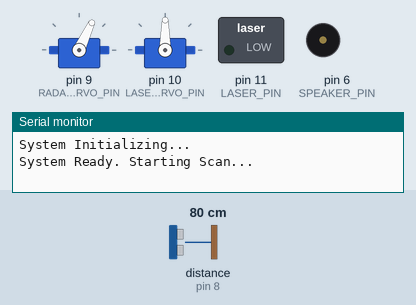
A sketch run on a simulated Arduino Uno, built with avr-gcc and run on an emulated ATmega328P. Parts: 2 × servo, switched loads named in the sketch (green lamp = pin HIGH), buzzer (waves = sounding), the last lines printed to the serial monitor. Wiring (inferred from the names in the program): ultrasonic range finder: trigger pin 7; echo pin 8. The inputs (shaded band) are chosen by the test bench; at power-on: distance to the obstacle (sensor on pin 8) 80 cm. The echo pulse lasts 58.3 µs per cm; pins used as bus, display or sensor lines are not drawn.

Above: at 2.2 s.
2.3 s: distance to the obstacle (sensor on pin 8) set to 73 cm
At 3.13 s:
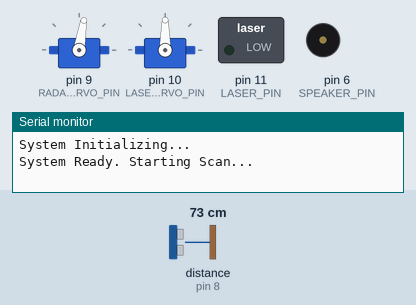
5.3 s: distance to the obstacle (sensor on pin 8) set to 66 cm
At 6.4 s:
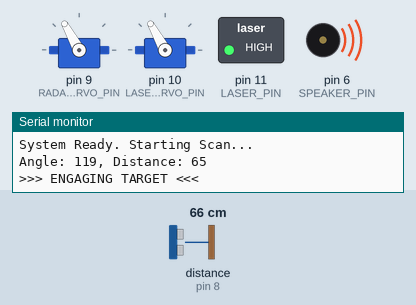
At 7.4 s:
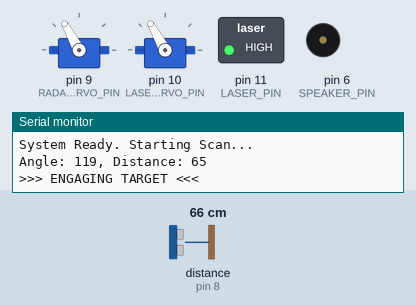
Timing chart, 0 to 17.3 s (numbered marks = the images above; inputs shaded):
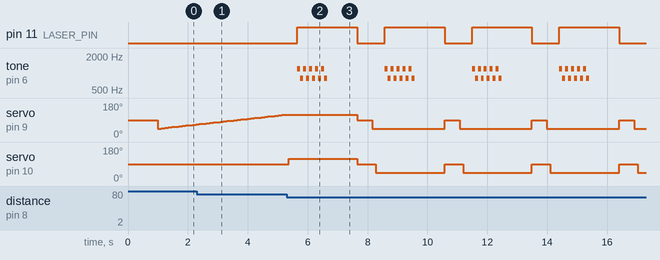

Measured:
- the behaviour switches between 71 and 70 cm on distance to the obstacle (sensor on pin 8) (found by bisection; images 1 and 2)
- after the input at 5.3 s, pin 11 (LASER_PIN): alternates HIGH for 2.0 s and LOW for 0.91 s, starting after 0.36 s; tone on pin 6 (SPEAKER_PIN): silent → 1200 Hz after 0.36 s, then repeats every 2.9 s: 4 × (800 Hz 0.10 s, 1200 Hz 0.10 s), 800 Hz 0.10 s, silent 1.9 s, 1200 Hz 0.10 s
- by itself, servo on pin 9 (RADAR_SERVO_PIN): alternates 90° for 0.50 s and 45° for 2.4 s

The sketch:

arduinoCode.ino
```cpp
#include <Servo.h>

const int RADAR_SERVO_PIN = 9;
const int LASER_SERVO_PIN = 10;
const int LASER_PIN = 11;
const int SPEAKER_PIN = 6;
const int TRIG_PIN = 7;
const int ECHO_PIN = 8;

const int DETECTION_THRESHOLD = 70;
const int SWEEP_DELAY = 70;  // Increased for better readings
const int TARGET_LOCK_DELAY = 1000;
const int CONFIRMATION_READINGS = 3;  // Number of readings to confirm target

Servo radarServo;
Servo laserServo;

void setup() {
  Serial.begin(9600);
  Serial.println("System Initializing...");

  radarServo.attach(RADAR_SERVO_PIN);
  laserServo.attach(LASER_SERVO_PIN);

  pinMode(LASER_PIN, OUTPUT);
  pinMode(TRIG_PIN, OUTPUT);
  pinMode(ECHO_PIN, INPUT);
  pinMode(SPEAKER_PIN, OUTPUT);

  digitalWrite(LASER_PIN, LOW);
  radarServo.write(90);
  laserServo.write(90);
  delay(1000);

  Serial.println("System Ready. Starting Scan...");
}

void loop() {
  scanForTargets();
}

void scanForTargets() {
  // Forward sweep
  for (int angle = 45; angle <= 135; angle += 2) {
    radarServo.write(angle);
    delay(SWEEP_DELAY);

    if (confirmTarget(angle)) {
      targetEngaged(angle);
      return;  // Exit completely and restart scan
    }
  }

  // Backward sweep
  for (int angle = 135; angle >= 45; angle -= 2) {
    radarServo.write(angle);
    delay(SWEEP_DELAY);

    if (confirmTarget(angle)) {
      targetEngaged(angle);
      return;  // Exit completely and restart scan
    }
  }
}

bool confirmTarget(int angle) {
  int validReadings = 0;
  long totalDistance = 0;

  // Take multiple readings for confirmation
  for (int i = 0; i < CONFIRMATION_READINGS; i++) {
    long distance = getDistance();

    if (distance < DETECTION_THRESHOLD && distance > 5) {  // Minimum 5cm to avoid false readings
      validReadings++;
      totalDistance += distance;
    }
    delay(10);  // Small delay between readings
  }

  // Require at least 2 out of 3 readings to be valid
  if (validReadings >= 2) {
    long avgDistance = totalDistance / validReadings;
    Serial.print("Angle: ");
    Serial.print(angle);
    Serial.print(", Distance: ");
    Serial.println(avgDistance);
    return true;
  }

  return false;
}

long getDistance() {
  digitalWrite(TRIG_PIN, LOW);
  delayMicroseconds(2);
  digitalWrite(TRIG_PIN, HIGH);
  delayMicroseconds(10);
  digitalWrite(TRIG_PIN, LOW);

  long duration = pulseIn(ECHO_PIN, HIGH, 30000);  // 30ms timeout

  if (duration == 0) {
    return 999;  // Return large value if no echo
  }

  long distance = duration * 0.034 / 2;  // More accurate calculation
  return distance;
}

void targetEngaged(int targetAngle) {
  Serial.println(">>> ENGAGING TARGET <<<");

  // Point laser at target
  laserServo.write(targetAngle);
  delay(300);  // Allow servo to reach position

  // Activate laser and sound alarm
  digitalWrite(LASER_PIN, HIGH);
  soundSiren();

  // Keep target locked for specified time
  delay(TARGET_LOCK_DELAY);

  // Disengage
  digitalWrite(LASER_PIN, LOW);
  noTone(SPEAKER_PIN);

  // Return to center positions
  radarServo.write(90);
  laserServo.write(90);
  delay(500);

  Serial.println("Target disengaged. Resuming scan...");
}

void soundSiren() {
  for (int i = 0; i < 5; i++) {
    tone(SPEAKER_PIN, 1200, 100);
    delay(100);
    tone(SPEAKER_PIN, 800, 100);
    delay(100);
  }
}
```
